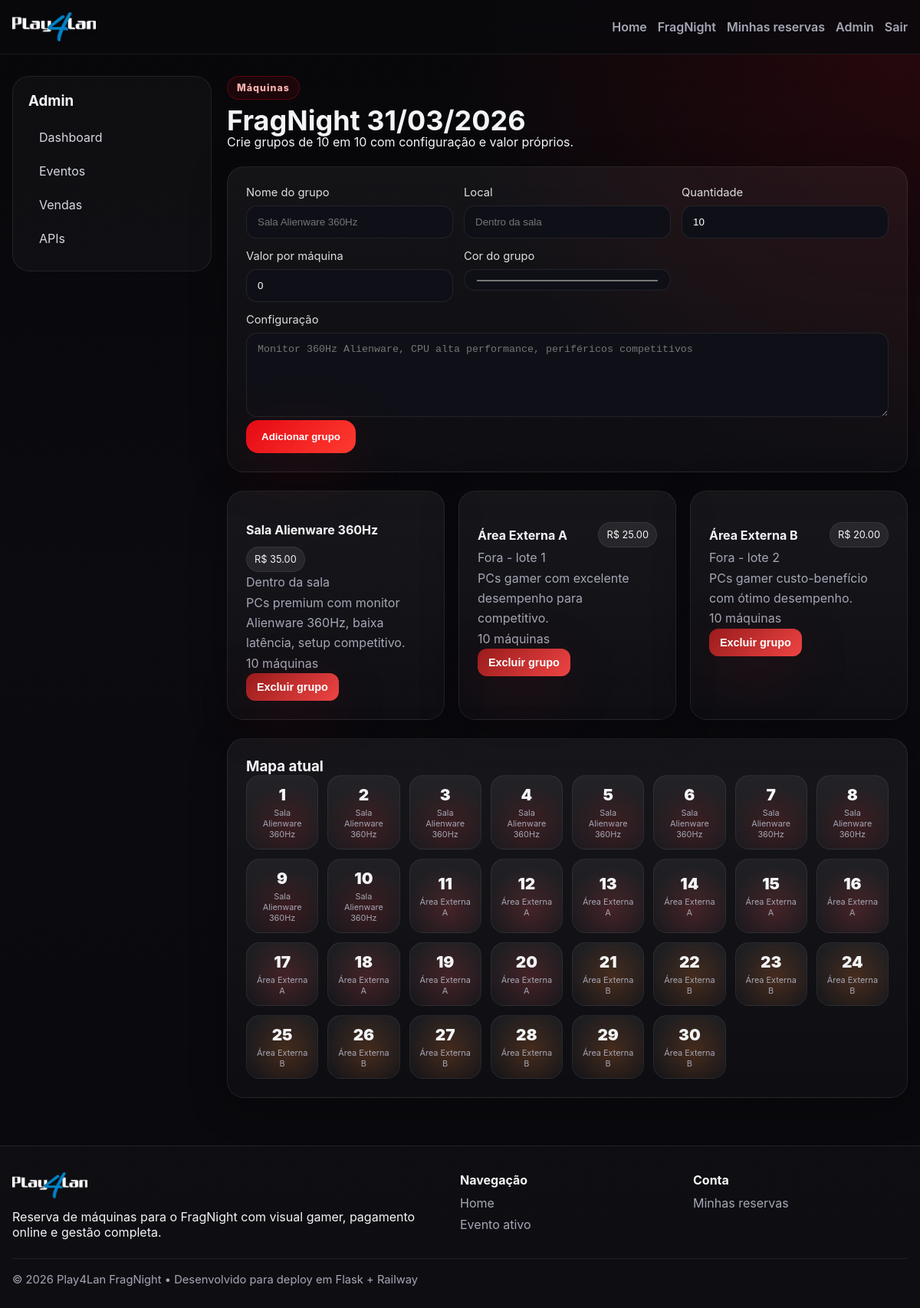
The page /admin/evento/1/grupos (signed in) on the database its author committed.
### app/models.py (models this page shows)
class TimestampMixin:
    created_at = db.Column(db.DateTime, default=datetime.utcnow, nullable=False)
    updated_at = db.Column(db.DateTime, default=datetime.utcnow, onupdate=datetime.utcnow, nullable=False)

class FragNightEvent(db.Model, TimestampMixin):
    id = db.Column(db.Integer, primary_key=True)
    title = db.Column(db.String(150), nullable=False)
    slug = db.Column(db.String(170), unique=True, nullable=False)
    event_date = db.Column(db.Date, nullable=False, default=date.today)
    starts_at = db.Column(db.DateTime, nullable=True)
    ends_at = db.Column(db.DateTime, nullable=True)
    description = db.Column(db.Text, nullable=True)
    hero_text = db.Column(db.Text, nullable=True)
    hero_image = db.Column(db.String(255), nullable=True)
    status = db.Column(db.String(30), default='draft')
    is_active = db.Column(db.Boolean, default=False)
    groups = db.relationship('MachineGroup', backref='event', lazy=True, cascade='all, delete-orphan')
    machines = db.relationship('Machine', backref='event', lazy=True, cascade='all, delete-orphan')
    reservations = db.relationship('Reservation', backref='event', lazy=True)

class MachineGroup(db.Model, TimestampMixin):
    id = db.Column(db.Integer, primary_key=True)
    event_id = db.Column(db.Integer, db.ForeignKey('frag_night_event.id'), nullable=False)
    name = db.Column(db.String(120), nullable=False)
    location_label = db.Column(db.String(120), nullable=True)
    quantity = db.Column(db.Integer, default=10)
    price = db.Column(db.Numeric(10, 2), nullable=False, default=0)
    specs = db.Column(db.Text, nullable=True)
    color = db.Column(db.String(20), default='#ef4444')
    machines = db.relationship('Machine', backref='group', lazy=True, cascade='all, delete-orphan')

class Machine(db.Model, TimestampMixin):
    id = db.Column(db.Integer, primary_key=True)
    event_id = db.Column(db.Integer, db.ForeignKey('frag_night_event.id'), nullable=False)
    group_id = db.Column(db.Integer, db.ForeignKey('machine_group.id'), nullable=False)
    label = db.Column(db.String(20), nullable=False)
    status = db.Column(db.String(30), default='available')
    reservations = db.relationship('ReservationItem', backref='machine', lazy=True)

### app/routes.py (the view, shortened to what this page needs)
@admin_bp.route('/evento/<int:event_id>/grupos', methods=['GET', 'POST'])
@login_required
def event_groups(event_id):
    admin_required()
    event = FragNightEvent.query.get_or_404(event_id)
    groups = MachineGroup.query.filter_by(event_id=event.id).all()
    machines = Machine.query.filter_by(event_id=event.id).order_by(db.cast(Machine.label, db.Integer)).all()
    return render_template('admin/event_groups.html', event=event, groups=groups, machines=machines)

### app/models.py (called while the page is built)
    @classmethod
    def get_dict(cls):
        items = cls.query.all()
        return {item.key: item.value for item in items}

### app/routes.py (called while the page is built)
def admin_required():
    if not current_user.is_authenticated or not current_user.is_admin:
        abort(403)

### app/templates/admin/event_groups.html (shortened to what this page needs)
{% extends 'admin/base_admin.html' %}
{% block admin_content %}
<div class="section-header">
  <div>
    <span class="eyebrow">Máquinas</span>
    <h1>{{ event.title }}</h1>
    <p>Crie grupos de 10 em 10 com configuração e valor próprios.</p>
  </div>
</div>
<div class="glass-card">
  <form method="post" class="admin-form">
    <div class="form-grid form-grid-3">
      <div><label>Nome do grupo</label><input type="text" name="name" placeholder="Sala Alienware 360Hz" required></div>
      <div><label>Local</label><input type="text" name="location_label" placeholder="Dentro da sala"></div>
      <div><label>Quantidade</label><input type="number" name="quantity" value="10" min="1" step="1"></div>
      <div><label>Valor por máquina</label><input type="number" name="price" value="0" min="0" step="0.01"></div>
      <div><label>Cor do grupo</label><input type="color" name="color" value="#ef4444"></div>
      <div></div>
    </div>
    <div>
      <label>Configuração</label>
      <textarea name="specs" placeholder="Monitor 360Hz Alienware, CPU alta performance, periféricos competitivos"></textarea>
    </div>
    <button class="btn" type="submit">Adicionar grupo</button>
  </form>
</div>
<div class="cards-3 mt-24">
  {% for group in groups %}
  <article class="glass-card">
    <div class="card-actions">
      <strong>{{ group.name }}</strong>
      <span class="badge">R$ {{ '%.2f'|format(group.price) }}</span>
    </div>
    <p>{{ group.location_label }}</p>
    <p>{{ group.specs }}</p>
    <p>{{ group.quantity }} máquinas</p>
    <form method="post" onsubmit="return confirm('Excluir grupo?')">
      <button class="btn btn-danger btn-sm" type="submit">Excluir grupo</button>
    </form>
  </article>
  {% else %}
  <article class="glass-card"><p>Nenhum grupo criado.</p></article>
  {% endfor %}
</div>
<div class="glass-card mt-24">
  <h3>Mapa atual</h3>
  <div class="machine-grid admin-machine-grid">
    {% for machine in machines %}
    <div class="machine-card mini" style="--group-color: {{ machine.group.color }}">
      <span class="machine-number">{{ machine.label }}</span>
      <span class="machine-name">{{ machine.group.name }}</span>
    </div>
    {% endfor %}
  </div>
</div>
{% endblock %}

### app/static/css/app.css (style rules this page uses)
:root { --bg:#09090d; --bg-soft:#11111a; --card:#101019; --card-2:#171726; --text:#f3f4f6; --muted:#a5a7b5; --line:rgba(255,255,255,.08); --accent:#e50914; --accent-2:#ff3b30; --success:#22c55e; --warning:#f59e0b; --danger:#ef4444; --radius:22px; --shadow:0 20px 80px rgba(229,9,20,.15); }
* { box-sizing:border-box }
html,body { margin:0;padding:0;background:radial-gradient(circle at top right, rgba(229,9,20,.15), transparent 30%),linear-gradient(180deg,#07070a,#0b0b10 45%,#09090d);color:var(--text);font-family:Inter,system-ui,-apple-system,Segoe UI,Roboto,sans-serif }
.btn { display:inline-flex;align-items:center;justify-content:center;gap:8px;background:linear-gradient(135deg,var(--accent),var(--accent-2));color:#fff;border:none;border-radius:16px;padding:14px 20px;font-weight:700;cursor:pointer;box-shadow:var(--shadow) }
.btn-danger { background:linear-gradient(135deg,#991b1b,#ef4444) }
.btn-sm { padding:10px 14px;border-radius:12px;font-size:.9rem }
.eyebrow { display:inline-block;padding:7px 12px;border:1px solid rgba(229,9,20,.3);border-radius:999px;background:rgba(229,9,20,.09);color:#ffb4b0;font-size:.78rem;font-weight:800;letter-spacing:.08em }
h1,h2,h3,h4,p { margin:0 }
h1 { font-size:clamp(2.2rem,4vw,4.6rem);line-height:.98;margin-top:16px }
.hero-card,.glass-card,.event-card,.auth-card { background:linear-gradient(180deg,rgba(255,255,255,.05),rgba(255,255,255,.02));border:1px solid var(--line);border-radius:var(--radius);padding:24px;box-shadow:0 10px 50px rgba(0,0,0,.3) }
.hero-card p,.event-card p,.glass-card p,.auth-card p { color:var(--muted);line-height:1.65 }
.section-header { display:flex;justify-content:space-between;align-items:end;gap:20px;margin-bottom:22px }
.section-header h2,.section-header h1 { font-size:clamp(1.7rem,3vw,2.8rem);margin-top:10px }
.cards-3 { display:grid;grid-template-columns:repeat(3,1fr);gap:18px }
.card-actions { display:flex;justify-content:space-between;gap:12px;align-items:center;margin-top:16px;flex-wrap:wrap }
.badge { display:inline-flex;padding:8px 10px;border-radius:999px;background:rgba(255,255,255,.08);border:1px solid var(--line);font-size:.8rem }
.machine-grid { display:grid;grid-template-columns:repeat(5,1fr);gap:12px }
.machine-card { position:relative;display:flex;flex-direction:column;align-items:center;justify-content:center;gap:4px;min-height:92px;padding:12px;border-radius:18px;background:linear-gradient(180deg,rgba(255,255,255,.06),rgba(255,255,255,.03));border:1px solid rgba(255,255,255,.07);cursor:pointer;transition:.2s ease;overflow:hidden }
.machine-card:before { content:'';position:absolute;inset:auto -20% -30% auto;width:120px;height:120px;background:radial-gradient(circle,var(--group-color),transparent 65%);opacity:.2 }
.machine-number { font-size:1.3rem;font-weight:900;z-index:1 }
.machine-name { font-size:.78rem;color:var(--muted);z-index:1 }
.form-grid { display:grid;grid-template-columns:1fr 1fr;gap:14px;margin-bottom:14px }
.form-grid-3 { grid-template-columns:repeat(3,1fr) }
label { display:block;font-size:.92rem;color:#ddd;margin-bottom:8px }
input,textarea,select { width:100%;background:#0f1017;border:1px solid var(--line);color:#fff;padding:13px 14px;border-radius:14px;outline:none }
textarea { min-height:110px;resize:vertical }
.mt-24 { margin-top:24px }
.admin-machine-grid { grid-template-columns:repeat(8,1fr) }
.machine-card.mini { min-height:76px;cursor:default }
.machine-card.mini .machine-name { font-size:.68rem;text-align:center }

### rows shown on the page
FragNightEvent: title "FragNight 31/03/2026"
MachineGroup: name "Sala Alienware 360Hz", price "35.00", location_label "Dentro da sala", specs "PCs premium com monitor Alienware 360Hz, baixa latência, setup competitivo.", quantity "10"
MachineGroup: name "Área Externa A", price "25.00", location_label "Fora - lote 1", specs "PCs gamer com excelente desempenho para competitivo.", quantity "10"
MachineGroup: name "Área Externa B", price "20.00", location_label "Fora - lote 2", specs "PCs gamer custo-benefício com ótimo desempenho.", quantity "10"
Machine: label "1", group.name "Sala Alienware 360Hz"
Machine: label "2", group.name "Sala Alienware 360Hz"
Machine: label "3", group.name "Sala Alienware 360Hz"
Machine: label "4", group.name "Sala Alienware 360Hz"
Machine: label "5", group.name "Sala Alienware 360Hz"
Machine: label "6", group.name "Sala Alienware 360Hz"
Machine: label "7", group.name "Sala Alienware 360Hz"
Machine: label "8", group.name "Sala Alienware 360Hz"
Machine: label "9", group.name "Sala Alienware 360Hz"
Machine: label "10", group.name "Sala Alienware 360Hz"
Machine: label "11", group.name "Área Externa A"
Machine: label "12", group.name "Área Externa A"
Machine: label "13", group.name "Área Externa A"
Machine: label "14", group.name "Área Externa A"
Machine: label "15", group.name "Área Externa A"
Machine: label "16", group.name "Área Externa A"
Machine: label "17", group.name "Área Externa A"
Machine: label "18", group.name "Área Externa A"
Machine: label "19", group.name "Área Externa A"
Machine: label "20", group.name "Área Externa A"
Machine: label "21", group.name "Área Externa B"
Machine: label "22", group.name "Área Externa B"
Machine: label "23", group.name "Área Externa B"
Machine: label "24", group.name "Área Externa B"
Machine: label "25", group.name "Área Externa B"
Machine: label "26", group.name "Área Externa B"
Machine: label "27", group.name "Área Externa B"
Machine: label "28", group.name "Área Externa B"
Machine: label "29", group.name "Área Externa B"
Machine: label "30", group.name "Área Externa B"
